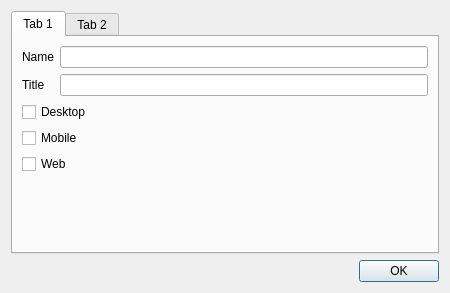
<?xml version="1.0" encoding="UTF-8"?>
<ui version="4.0">
 <class>Dialog</class>
 <widget class="QDialog" name="Dialog">
  <property name="geometry">
   <rect>
    <x>0</x>
    <y>0</y>
    <width>450</width>
    <height>293</height>
   </rect>
  </property>
  <property name="windowTitle">
   <string>Dialog</string>
  </property>
  <layout class="QVBoxLayout" name="verticalLayout">
   <item>
    <widget class="QTabWidget" name="tabWidget">
     <property name="currentIndex">
      <number>0</number>
     </property>
     <widget class="QWidget" name="tab">
      <attribute name="title">
       <string>Tab 1</string>
      </attribute>
      <layout class="QVBoxLayout" name="verticalLayout_3">
       <item>
        <layout class="QGridLayout" name="gridLayout_2">
         <item row="2" column="0">
          <widget class="QCheckBox" name="checkBox_2">
           <property name="text">
            <string>Mobile</string>
           </property>
          </widget>
         </item>
         <item row="0" column="0">
          <layout class="QGridLayout" name="gridLayout">
           <item row="0" column="0">
            <widget class="QLabel" name="label">
             <property name="text">
              <string>Name</string>
             </property>
            </widget>
           </item>
           <item row="0" column="1">
            <widget class="QLineEdit" name="lineEdit"/>
           </item>
           <item row="1" column="0">
            <widget class="QLabel" name="label_2">
             <property name="text">
              <string>Title</string>
             </property>
            </widget>
           </item>
           <item row="1" column="1">
            <widget class="QLineEdit" name="lineEdit_2"/>
           </item>
          </layout>
         </item>
         <item row="1" column="0">
          <widget class="QCheckBox" name="checkBox">
           <property name="text">
            <string>Desktop</string>
           </property>
          </widget>
         </item>
         <item row="3" column="0">
          <widget class="QCheckBox" name="checkBox_3">
           <property name="text">
            <string>Web</string>
           </property>
          </widget>
         </item>
         <item row="4" column="0">
          <spacer name="verticalSpacer">
           <property name="orientation">
            <enum>Qt::Vertical</enum>
           </property>
           <property name="sizeHint" stdset="0">
            <size>
             <width>20</width>
             <height>40</height>
            </size>
           </property>
          </spacer>
         </item>
        </layout>
       </item>
      </layout>
     </widget>
     <widget class="QWidget" name="tab_2">
      <attribute name="title">
       <string>Tab 2</string>
      </attribute>
      <layout class="QVBoxLayout" name="verticalLayout_2">
       <item>
        <widget class="QPlainTextEdit" name="plainTextEdit"/>
       </item>
      </layout>
     </widget>
    </widget>
   </item>
   <item>
    <widget class="QDialogButtonBox" name="buttonBox">
     <property name="standardButtons">
      <set>QDialogButtonBox::Ok</set>
     </property>
    </widget>
   </item>
  </layout>
 </widget>
 <resources/>
 <connections/>
</ui>
